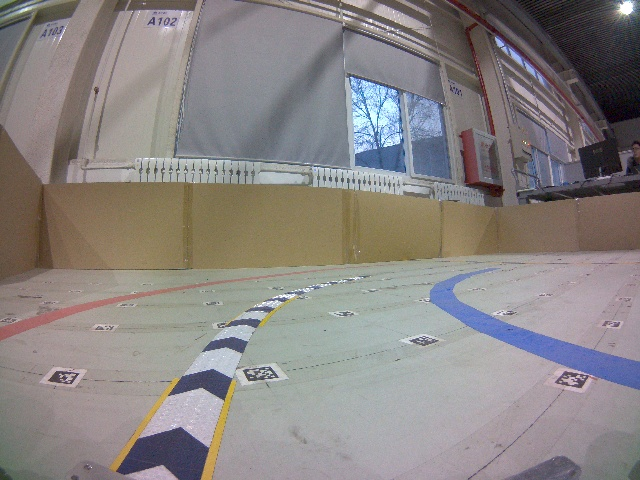
#> input picture OriImage/0000.jpg, 640 x 480 px; its folder holds only this picture in this run
$ python _02WarpMain.py
#> lines starting #> are read from the running program, lines starting #| are printed output that depends on the picture
# -*- coding:utf-8 _*-
"""
@Author  : Yu Cheng
@Time    : 2019/12/25 9:35
"""
import glob, cv2, os
import numpy as np
import matplotlib.pyplot as plt

np.set_printoptions(suppress=True, precision=4)

ImgPaths = glob.glob("./OriImage/*.jpg")
H = np.array([[  -0.61869793,   -2.24344654,  672.50410257],
              [   0.00583877,    0.05218149, -226.93620917],
              [  -0.00011433,   -0.00451613,    1.        ]])

# 相机参数
Dist = np.array([0.305256, 0.077563,0.003689, 0.000838, 0.00000], dtype=np.float32)
K = np.array([[401.27, 0, 324.47],
              [0, 541.61, 286.99],
              [0, 0, 1]], dtype=np.float32)

for ImgPath in ImgPaths:
	print(ImgPath)
	Img = cv2.imread(ImgPath)
#> Img is the input picture: shape (480, 640, 3); mean B, G, R 130.9, 132.3, 137.4
	UndistImg = cv2.undistort(Img, K, Dist)
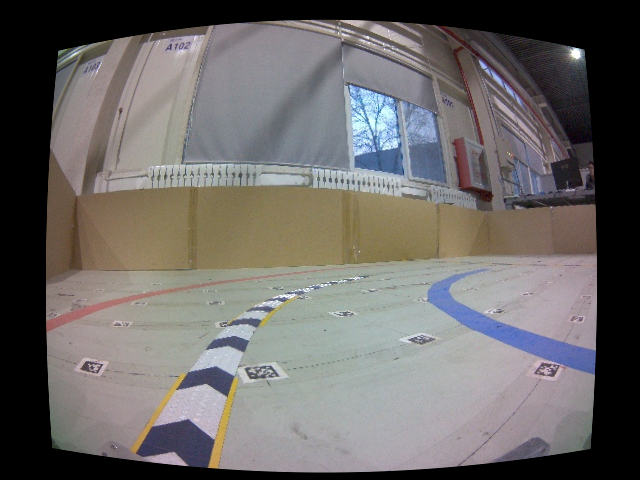
#> UndistImg: shape (480, 640, 3); mean B, G, R 102.5, 104, 107.3
	WarpedImg = cv2.warpPerspective(UndistImg, H, (1000, 1000))
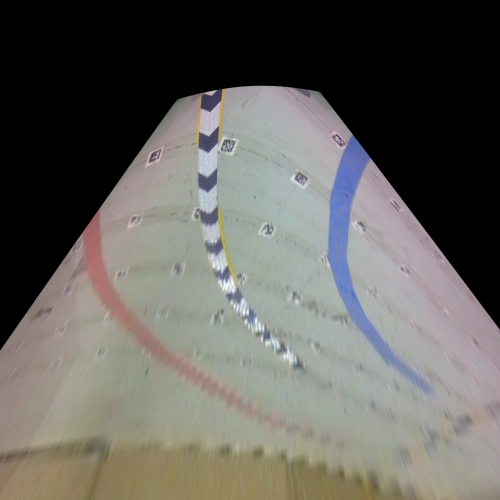
#> WarpedImg: shape (1000, 1000, 3) (shown at 1/2 size); mean B, G, R 93.2, 98.2, 99.7
	# plt.imshow(WarpedImg)
	# 	# plt.show()
	SavePath = ImgPath.replace('OriImage', 'WarpedImg')
	os.makedirs(os.path.dirname(SavePath), exist_ok=True)
	cv2.imwrite(SavePath, WarpedImg)
